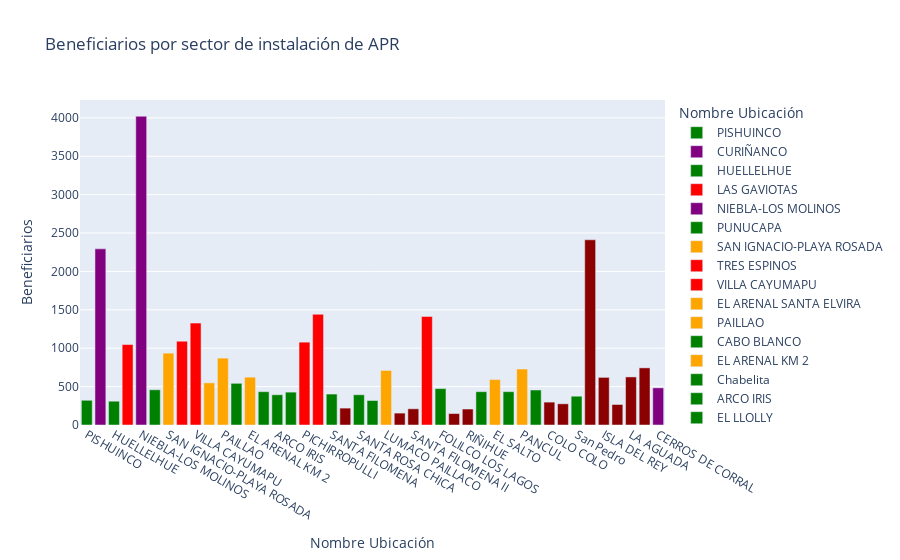

This figure's notebook cell:
### Code cell
import plotly.express as px
#Aca estamos llamando al set de datos de la tabla,que viene precargado en la librería

fig = px.bar(tabla, x="Nombre Ubicación", y="Beneficiarios",color="Nombre Ubicación",
             title="Beneficiarios por sector de instalación de APR",
             color_discrete_sequence=color_beneficiario)
fig.show()

### Figure 1 — Plotly figure (JSON) as saved in the notebook; plotly's stock layout.template omitted (floating-point values rounded to 4 significant figures)
{"data": [{"alignmentgroup": "True", "hovertemplate": "Nombre Ubicación=%{x}<br>Beneficiarios=%{y}<extra></extra>", "legendgroup": "PISHUINCO", "marker": {"color": "green", "pattern": {"shape": ""}}, "name": "PISHUINCO", "offsetgroup": "PISHUINCO", "orientation": "v", "showlegend": true, "textposition": "auto", "type": "bar", "x": ["PISHUINCO"], "xaxis": "x", "y": [322], "yaxis": "y"}, {"alignmentgroup": "True", "hovertemplate": "Nombre Ubicación=%{x}<br>Beneficiarios=%{y}<extra></extra>", "legendgroup": "CURIÑANCO", "marker": {"color": "purple", "pattern": {"shape": ""}}, "name": "CURIÑANCO", "offsetgroup": "CURIÑANCO", "orientation": "v", "showlegend": true, "textposition": "auto", "type": "bar", "x": ["CURIÑANCO"], "xaxis": "x", "y": [2294], "yaxis": "y"}, {"alignmentgroup": "True", "hovertemplate": "Nombre Ubicación=%{x}<br>Beneficiarios=%{y}<extra></extra>", "legendgroup": "HUELLELHUE", "marker": {"color": "green", "pattern": {"shape": ""}}, "name": "HUELLELHUE", "offsetgroup": "HUELLELHUE", "orientation": "v", "showlegend": true, "textposition": "auto", "type": "bar", "x": ["HUELLELHUE"], "xaxis": "x", "y": [310], "yaxis": "y"}, {"alignmentgroup": "True", "hovertemplate": "Nombre Ubicación=%{x}<br>Beneficiarios=%{y}<extra></extra>", "legendgroup": "LAS GAVIOTAS", "marker": {"color": "red", "pattern": {"shape": ""}}, "name": "LAS GAVIOTAS", "offsetgroup": "LAS GAVIOTAS", "orientation": "v", "showlegend": true, "textposition": "auto", "type": "bar", "x": ["LAS GAVIOTAS"], "xaxis": "x", "y": [1048], "yaxis": "y"}, {"alignmentgroup": "True", "hovertemplate": "Nombre Ubicación=%{x}<br>Beneficiarios=%{y}<extra></extra>", "legendgroup": "NIEBLA-LOS MOLINOS", "marker": {"color": "purple", "pattern": {"shape": ""}}, "name": "NIEBLA-LOS MOLINOS", "offsetgroup": "NIEBLA-LOS MOLINOS", "orientation": "v", "showlegend": true, "textposition": "auto", "type": "bar", "x": ["NIEBLA-LOS MOLINOS"], "xaxis": "x", "y": [4021], "yaxis": "y"}, {"alignmentgroup": "True", "hovertemplate": "Nombre Ubicación=%{x}<br>Beneficiarios=%{y}<extra></extra>", "legendgroup": "PUNUCAPA", "marker": {"color": "green", "pattern": {"shape": ""}}, "name": "PUNUCAPA", "offsetgroup": "PUNUCAPA", "orientation": "v", "showlegend": true, "textposition": "auto", "type": "bar", "x": ["PUNUCAPA"], "xaxis": "x", "y": [459], "yaxis": "y"}, {"alignmentgroup": "True", "hovertemplate": "Nombre Ubicación=%{x}<br>Beneficiarios=%{y}<extra></extra>", "legendgroup": "SAN IGNACIO-PLAYA ROSADA", "marker": {"color": "orange", "pattern": {"shape": ""}}, "name": "SAN IGNACIO-PLAYA ROSADA", "offsetgroup": "SAN IGNACIO-PLAYA ROSADA", "orientation": "v", "showlegend": true, "textposition": "auto", "type": "bar", "x": ["SAN IGNACIO-PLAYA ROSADA"], "xaxis": "x", "y": [936], "yaxis": "y"}, {"alignmentgroup": "True", "hovertemplate": "Nombre Ubicación=%{x}<br>Beneficiarios=%{y}<extra></extra>", "legendgroup": "TRES ESPINOS", "marker": {"color": "red", "pattern": {"shape": ""}}, "name": "TRES ESPINOS", "offsetgroup": "TRES ESPINOS", "orientation": "v", "showlegend": true, "textposition": "auto", "type": "bar", "x": ["TRES ESPINOS"], "xaxis": "x", "y": [1091], "yaxis": "y"}, {"alignmentgroup": "True", "hovertemplate": "Nombre Ubicación=%{x}<br>Beneficiarios=%{y}<extra></extra>", "legendgroup": "VILLA CAYUMAPU", "marker": {"color": "red", "pattern": {"shape": ""}}, "name": "VILLA CAYUMAPU", "offsetgroup": "VILLA CAYUMAPU", "orientation": "v", "showlegend": true, "textposition": "auto", "type": "bar", "x": ["VILLA CAYUMAPU"], "xaxis": "x", "y": [1327], "yaxis": "y"}, {"alignmentgroup": "True", "hovertemplate": "Nombre Ubicación=%{x}<br>Beneficiarios=%{y}<extra></extra>", "legendgroup": "EL ARENAL SANTA ELVIRA", "marker": {"color": "orange", "pattern": {"shape": ""}}, "name": "EL ARENAL SANTA ELVIRA", "offsetgroup": "EL ARENAL SANTA ELVIRA", "orientation": "v", "showlegend": true, "textposition": "auto", "type": "bar", "x": ["EL ARENAL SANTA ELVIRA"], "xaxis": "x", "y": [549], "yaxis": "y"}, {"alignmentgroup": "True", "hovertemplate": "Nombre Ubicación=%{x}<br>Beneficiarios=%{y}<extra></extra>", "legendgroup": "PAILLAO", "marker": {"color": "orange", "pattern": {"shape": ""}}, "name": "PAILLAO", "offsetgroup": "PAILLAO", "orientation": "v", "showlegend": true, "textposition": "auto", "type": "bar", "x": ["PAILLAO"], "xaxis": "x", "y": [871], "yaxis": "y"}, {"alignmentgroup": "True", "hovertemplate": "Nombre Ubicación=%{x}<br>Beneficiarios=%{y}<extra></extra>", "legendgroup": "CABO BLANCO", "marker": {"color": "green", "pattern": {"shape": ""}}, "name": "CABO BLANCO", "offsetgroup": "CABO BLANCO", "orientation": "v", "showlegend": true, "textposition": "auto", "type": "bar", "x": ["CABO BLANCO"], "xaxis": "x", "y": [543], "yaxis": "y"}, {"alignmentgroup": "True", "hovertemplate": "Nombre Ubicación=%{x}<br>Beneficiarios=%{y}<extra></extra>", "legendgroup": "EL ARENAL KM 2", "marker": {"color": "orange", "pattern": {"shape": ""}}, "name": "EL ARENAL KM 2", "offsetgroup": "EL ARENAL KM 2", "orientation": "v", "showlegend": true, "textposition": "auto", "type": "bar", "x": ["EL ARENAL KM 2"], "xaxis": "x", "y": [623], "yaxis": "y"}, {"alignmentgroup": "True", "hovertemplate": "Nombre Ubicación=%{x}<br>Beneficiarios=%{y}<extra></extra>", "legendgroup": "Chabelita", "marker": {"color": "green", "pattern": {"shape": ""}}, "name": "Chabelita", "offsetgroup": "Chabelita", "orientation": "v", "showlegend": true, "textposition": "auto", "type": "bar", "x": ["Chabelita"], "xaxis": "x", "y": [434], "yaxis": "y"}, {"alignmentgroup": "True", "hovertemplate": "Nombre Ubicación=%{x}<br>Beneficiarios=%{y}<extra></extra>", "legendgroup": "ARCO IRIS", "marker": {"color": "green", "pattern": {"shape": ""}}, "name": "ARCO IRIS", "offsetgroup": "ARCO IRIS", "orientation": "v", "showlegend": true, "textposition": "auto", "type": "bar", "x": ["ARCO IRIS"], "xaxis": "x", "y": [394], "yaxis": "y"}, {"alignmentgroup": "True", "hovertemplate": "Nombre Ubicación=%{x}<br>Beneficiarios=%{y}<extra></extra>", "legendgroup": "EL LLOLLY", "marker": {"color": "green", "pattern": {"shape": ""}}, "name": "EL LLOLLY", "offsetgroup": "EL LLOLLY", "orientation": "v", "showlegend": true, "textposition": "auto", "type": "bar", "x": ["EL LLOLLY"], "xaxis": "x", "y": [428], "yaxis": "y"}, {"alignmentgroup": "True", "hovertemplate": "Nombre Ubicación=%{x}<br>Beneficiarios=%{y}<extra></extra>", "legendgroup": "PICHIRROPULLI", "marker": {"color": "red", "pattern": {"shape": ""}}, "name": "PICHIRROPULLI", "offsetgroup": "PICHIRROPULLI", "orientation": "v", "showlegend": true, "textposition": "auto", "type": "bar", "x": ["PICHIRROPULLI"], "xaxis": "x", "y": [1079], "yaxis": "y"}, {"alignmentgroup": "True", "hovertemplate": "Nombre Ubicación=%{x}<br>Beneficiarios=%{y}<extra></extra>", "legendgroup": "REUMEN", "marker": {"color": "red", "pattern": {"shape": ""}}, "name": "REUMEN", "offsetgroup": "REUMEN", "orientation": "v", "showlegend": true, "textposition": "auto", "type": "bar", "x": ["REUMEN"], "xaxis": "x", "y": [1442], "yaxis": "y"}, {"alignmentgroup": "True", "hovertemplate": "Nombre Ubicación=%{x}<br>Beneficiarios=%{y}<extra></extra>", "legendgroup": "SANTA FILOMENA", "marker": {"color": "green", "pattern": {"shape": ""}}, "name": "SANTA FILOMENA", "offsetgroup": "SANTA FILOMENA", "orientation": "v", "showlegend": true, "textposition": "auto", "type": "bar", "x": ["SANTA FILOMENA"], "xaxis": "x", "y": [403], "yaxis": "y"}, {"alignmentgroup": "True", "hovertemplate": "Nombre Ubicación=%{x}<br>Beneficiarios=%{y}<extra></extra>", "legendgroup": "MANAO", "marker": {"color": "darkred", "pattern": {"shape": ""}}, "name": "MANAO", "offsetgroup": "MANAO", "orientation": "v", "showlegend": true, "textposition": "auto", "type": "bar", "x": ["MANAO"], "xaxis": "x", "y": [220], "yaxis": "y"}, {"alignmentgroup": "True", "hovertemplate": "Nombre Ubicación=%{x}<br>Beneficiarios=%{y}<extra></extra>", "legendgroup": "SANTA ROSA CHICA", "marker": {"color": "green", "pattern": {"shape": ""}}, "name": "SANTA ROSA CHICA", "offsetgroup": "SANTA ROSA CHICA", "orientation": "v", "showlegend": true, "textposition": "auto", "type": "bar", "x": ["SANTA ROSA CHICA"], "xaxis": "x", "y": [394], "yaxis": "y"}, {"alignmentgroup": "True", "hovertemplate": "Nombre Ubicación=%{x}<br>Beneficiarios=%{y}<extra></extra>", "legendgroup": "SANTA ROSA GRANDE", "marker": {"color": "green", "pattern": {"shape": ""}}, "name": "SANTA ROSA GRANDE", "offsetgroup": "SANTA ROSA GRANDE", "orientation": "v", "showlegend": true, "textposition": "auto", "type": "bar", "x": ["SANTA ROSA GRANDE"], "xaxis": "x", "y": [319], "yaxis": "y"}, {"alignmentgroup": "True", "hovertemplate": "Nombre Ubicación=%{x}<br>Beneficiarios=%{y}<extra></extra>", "legendgroup": "LUMACO PAILLACO", "marker": {"color": "orange", "pattern": {"shape": ""}}, "name": "LUMACO PAILLACO", "offsetgroup": "LUMACO PAILLACO", "orientation": "v", "showlegend": true, "textposition": "auto", "type": "bar", "x": ["LUMACO PAILLACO"], "xaxis": "x", "y": [710], "yaxis": "y"}, {"alignmentgroup": "True", "hovertemplate": "Nombre Ubicación=%{x}<br>Beneficiarios=%{y}<extra></extra>", "legendgroup": "EL MAITEN", "marker": {"color": "darkred", "pattern": {"shape": ""}}, "name": "EL MAITEN", "offsetgroup": "EL MAITEN", "orientation": "v", "showlegend": true, "textposition": "auto", "type": "bar", "x": ["EL MAITEN"], "xaxis": "x", "y": [155], "yaxis": "y"}, {"alignmentgroup": "True", "hovertemplate": "Nombre Ubicación=%{x}<br>Beneficiarios=%{y}<extra></extra>", "legendgroup": "SANTA FILOMENA II", "marker": {"color": "darkred", "pattern": {"shape": ""}}, "name": "SANTA FILOMENA II", "offsetgroup": "SANTA FILOMENA II", "orientation": "v", "showlegend": true, "textposition": "auto", "type": "bar", "x": ["SANTA FILOMENA II"], "xaxis": "x", "y": [211], "yaxis": "y"}, {"alignmentgroup": "True", "hovertemplate": "Nombre Ubicación=%{x}<br>Beneficiarios=%{y}<extra></extra>", "legendgroup": "ANTILHUE", "marker": {"color": "red", "pattern": {"shape": ""}}, "name": "ANTILHUE", "offsetgroup": "ANTILHUE", "orientation": "v", "showlegend": true, "textposition": "auto", "type": "bar", "x": ["ANTILHUE"], "xaxis": "x", "y": [1414], "yaxis": "y"}, {"alignmentgroup": "True", "hovertemplate": "Nombre Ubicación=%{x}<br>Beneficiarios=%{y}<extra></extra>", "legendgroup": "FOLILCO LOS LAGOS", "marker": {"color": "green", "pattern": {"shape": ""}}, "name": "FOLILCO LOS LAGOS", "offsetgroup": "FOLILCO LOS LAGOS", "orientation": "v", "showlegend": true, "textposition": "auto", "type": "bar", "x": ["FOLILCO LOS LAGOS"], "xaxis": "x", "y": [474], "yaxis": "y"}, {"alignmentgroup": "True", "hovertemplate": "Nombre Ubicación=%{x}<br>Beneficiarios=%{y}<extra></extra>", "legendgroup": "QUILQUILCO", "marker": {"color": "darkred", "pattern": {"shape": ""}}, "name": "QUILQUILCO", "offsetgroup": "QUILQUILCO", "orientation": "v", "showlegend": true, "textposition": "auto", "type": "bar", "x": ["QUILQUILCO"], "xaxis": "x", "y": [149], "yaxis": "y"}, {"alignmentgroup": "True", "hovertemplate": "Nombre Ubicación=%{x}<br>Beneficiarios=%{y}<extra></extra>", "legendgroup": "RIÑIHUE", "marker": {"color": "darkred", "pattern": {"shape": ""}}, "name": "RIÑIHUE", "offsetgroup": "RIÑIHUE", "orientation": "v", "showlegend": true, "textposition": "auto", "type": "bar", "x": ["RIÑIHUE"], "xaxis": "x", "y": [208], "yaxis": "y"}, {"alignmentgroup": "True", "hovertemplate": "Nombre Ubicación=%{x}<br>Beneficiarios=%{y}<extra></extra>", "legendgroup": "USTARITZ", "marker": {"color": "green", "pattern": {"shape": ""}}, "name": "USTARITZ", "offsetgroup": "USTARITZ", "orientation": "v", "showlegend": true, "textposition": "auto", "type": "bar", "x": ["USTARITZ"], "xaxis": "x", "y": [434], "yaxis": "y"}, {"alignmentgroup": "True", "hovertemplate": "Nombre Ubicación=%{x}<br>Beneficiarios=%{y}<extra></extra>", "legendgroup": "EL SALTO", "marker": {"color": "orange", "pattern": {"shape": ""}}, "name": "EL SALTO", "offsetgroup": "EL SALTO", "orientation": "v", "showlegend": true, "textposition": "auto", "type": "bar", "x": ["EL SALTO"], "xaxis": "x", "y": [592], "yaxis": "y"}, {"alignmentgroup": "True", "hovertemplate": "Nombre Ubicación=%{x}<br>Beneficiarios=%{y}<extra></extra>", "legendgroup": "PELLINADA LAS QUINIENTAS", "marker": {"color": "green", "pattern": {"shape": ""}}, "name": "PELLINADA LAS QUINIENTAS", "offsetgroup": "PELLINADA LAS QUINIENTAS", "orientation": "v", "showlegend": true, "textposition": "auto", "type": "bar", "x": ["PELLINADA LAS QUINIENTAS"], "xaxis": "x", "y": [434], "yaxis": "y"}, {"alignmentgroup": "True", "hovertemplate": "Nombre Ubicación=%{x}<br>Beneficiarios=%{y}<extra></extra>", "legendgroup": "PANCUL", "marker": {"color": "orange", "pattern": {"shape": ""}}, "name": "PANCUL", "offsetgroup": "PANCUL", "orientation": "v", "showlegend": true, "textposition": "auto", "type": "bar", "x": ["PANCUL"], "xaxis": "x", "y": [729], "yaxis": "y"}, {"alignmentgroup": "True", "hovertemplate": "Nombre Ubicación=%{x}<br>Beneficiarios=%{y}<extra></extra>", "legendgroup": "LOS COLIGÜES", "marker": {"color": "green", "pattern": {"shape": ""}}, "name": "LOS COLIGÜES", "offsetgroup": "LOS COLIGÜES", "orientation": "v", "showlegend": true, "textposition": "auto", "type": "bar", "x": ["LOS COLIGÜES"], "xaxis": "x", "y": [456], "yaxis": "y"}, {"alignmentgroup": "True", "hovertemplate": "Nombre Ubicación=%{x}<br>Beneficiarios=%{y}<extra></extra>", "legendgroup": "COLO COLO", "marker": {"color": "darkred", "pattern": {"shape": ""}}, "name": "COLO COLO", "offsetgroup": "COLO COLO", "orientation": "v", "showlegend": true, "textposition": "auto", "type": "bar", "x": ["COLO COLO"], "xaxis": "x", "y": [298], "yaxis": "y"}, {"alignmentgroup": "True", "hovertemplate": "Nombre Ubicación=%{x}<br>Beneficiarios=%{y}<extra></extra>", "legendgroup": "LAS HUELLLAS", "marker": {"color": "darkred", "pattern": {"shape": ""}}, "name": "LAS HUELLLAS", "offsetgroup": "LAS HUELLLAS", "orientation": "v", "showlegend": true, "textposition": "auto", "type": "bar", "x": ["LAS HUELLLAS"], "xaxis": "x", "y": [276], "yaxis": "y"}, {"alignmentgroup": "True", "hovertemplate": "Nombre Ubicación=%{x}<br>Beneficiarios=%{y}<extra></extra>", "legendgroup": "San Pedro", "marker": {"color": "green", "pattern": {"shape": ""}}, "name": "San Pedro", "offsetgroup": "San Pedro", "orientation": "v", "showlegend": true, "textposition": "auto", "type": "bar", "x": ["San Pedro"], "xaxis": "x", "y": [375], "yaxis": "y"}, {"alignmentgroup": "True", "hovertemplate": "Nombre Ubicación=%{x}<br>Beneficiarios=%{y}<extra></extra>", "legendgroup": "AMARGO-SAN CARLOS", "marker": {"color": "darkred", "pattern": {"shape": ""}}, "name": "AMARGO-SAN CARLOS", "offsetgroup": "AMARGO-SAN CARLOS", "orientation": "v", "showlegend": true, "textposition": "auto", "type": "bar", "x": ["AMARGO-SAN CARLOS"], "xaxis": "x", "y": [2412], "yaxis": "y"}, {"alignmentgroup": "True", "hovertemplate": "Nombre Ubicación=%{x}<br>Beneficiarios=%{y}<extra></extra>", "legendgroup": "ISLA DEL REY", "marker": {"color": "darkred", "pattern": {"shape": ""}}, "name": "ISLA DEL REY", "offsetgroup": "ISLA DEL REY", "orientation": "v", "showlegend": true, "textposition": "auto", "type": "bar", "x": ["ISLA DEL REY"], "xaxis": "x", "y": [620], "yaxis": "y"}, {"alignmentgroup": "True", "hovertemplate": "Nombre Ubicación=%{x}<br>Beneficiarios=%{y}<extra></extra>", "legendgroup": "ISLA MANCERA", "marker": {"color": "darkred", "pattern": {"shape": ""}}, "name": "ISLA MANCERA", "offsetgroup": "ISLA MANCERA", "orientation": "v", "showlegend": true, "textposition": "auto", "type": "bar", "x": ["ISLA MANCERA"], "xaxis": "x", "y": [267], "yaxis": "y"}, {"alignmentgroup": "True", "hovertemplate": "Nombre Ubicación=%{x}<br>Beneficiarios=%{y}<extra></extra>", "legendgroup": "LA AGUADA", "marker": {"color": "darkred", "pattern": {"shape": ""}}, "name": "LA AGUADA", "offsetgroup": "LA AGUADA", "orientation": "v", "showlegend": true, "textposition": "auto", "type": "bar", "x": ["LA AGUADA"], "xaxis": "x", "y": [626], "yaxis": "y"}, {"alignmentgroup": "True", "hovertemplate": "Nombre Ubicación=%{x}<br>Beneficiarios=%{y}<extra></extra>", "legendgroup": "CHAIHUIN", "marker": {"color": "darkred", "pattern": {"shape": ""}}, "name": "CHAIHUIN", "offsetgroup": "CHAIHUIN", "orientation": "v", "showlegend": true, "textposition": "auto", "type": "bar", "x": ["CHAIHUIN"], "xaxis": "x", "y": [744], "yaxis": "y"}, {"alignmentgroup": "True", "hovertemplate": "Nombre Ubicación=%{x}<br>Beneficiarios=%{y}<extra></extra>", "legendgroup": "CERROS DE CORRAL", "marker": {"color": "purple", "pattern": {"shape": ""}}, "name": "CERROS DE CORRAL", "offsetgroup": "CERROS DE CORRAL", "orientation": "v", "showlegend": true, "textposition": "auto", "type": "bar", "x": ["CERROS DE CORRAL"], "xaxis": "x", "y": [484], "yaxis": "y"}], "layout": {"autosize": true, "barmode": "relative", "legend": {"title": {"text": "Nombre Ubicación"}, "tracegroupgap": 0}, "title": {"text": "Beneficiarios por sector de instalación de APR"}, "xaxis": {"anchor": "y", "autorange": true, "categoryarray": ["PISHUINCO", "CURIÑANCO", "HUELLELHUE", "LAS GAVIOTAS", "NIEBLA-LOS MOLINOS", "PUNUCAPA", "SAN IGNACIO-PLAYA ROSADA", "TRES ESPINOS", "VILLA CAYUMAPU", "EL ARENAL SANTA ELVIRA", "PAILLAO", "CABO BLANCO", "EL ARENAL KM 2", "Chabelita", "ARCO IRIS", "EL LLOLLY", "PICHIRROPULLI", "REUMEN", "SANTA FILOMENA", "MANAO", "SANTA ROSA CHICA", "SANTA ROSA GRANDE", "LUMACO PAILLACO", "EL MAITEN", "SANTA FILOMENA II", "ANTILHUE", "FOLILCO LOS LAGOS", "QUILQUILCO", "RIÑIHUE", "USTARITZ", "EL SALTO", "PELLINADA LAS QUINIENTAS", "PANCUL", "LOS COLIGÜES", "COLO COLO", "LAS HUELLLAS", "San Pedro", null, "AMARGO-SAN CARLOS", "ISLA DEL REY", "ISLA MANCERA", "LA AGUADA", "CHAIHUIN", "CERROS DE CORRAL"], "categoryorder": "array", "domain": [0, 1], "range": [-0.5, 42.5], "title": {"text": "Nombre Ubicación"}, "type": "category"}, "yaxis": {"anchor": "x", "autorange": true, "domain": [0, 1], "range": [0, 4233.0], "title": {"text": "Beneficiarios"}, "type": "linear"}}}
